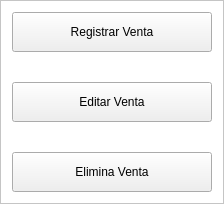
                         <widget class="QFrame" name="frame_7">
                          <property name="styleSheet">
                           <string notr="true">QFrame{
background-color:white;
}</string>
                          </property>
                          <property name="frameShape">
                           <enum>QFrame::StyledPanel</enum>
                          </property>
                          <property name="frameShadow">
                           <enum>QFrame::Raised</enum>
                          </property>
                          <layout class="QVBoxLayout" name="verticalLayout_19">
                           <item>
                            <layout class="QVBoxLayout" name="verticalLayout_18">
                             <property name="spacing">
                              <number>30</number>
                             </property>
                             <item>
                              <widget class="QPushButton" name="btn_RV">
                               <property name="minimumSize">
                                <size>
                                 <width>200</width>
                                 <height>40</height>
                                </size>
                               </property>
                               <property name="maximumSize">
                                <size>
                                 <width>200</width>
                                 <height>40</height>
                                </size>
                               </property>
                               <property name="text">
                                <string>Registrar Venta</string>
                               </property>
                              </widget>
                             </item>
                             <item>
                              <widget class="QPushButton" name="btn_editV">
                               <property name="minimumSize">
                                <size>
                                 <width>200</width>
                                 <height>40</height>
                                </size>
                               </property>
                               <property name="maximumSize">
                                <size>
                                 <width>200</width>
                                 <height>40</height>
                                </size>
                               </property>
                               <property name="text">
                                <string>Editar Venta</string>
                               </property>
                              </widget>
                             </item>
                             <item>
                              <widget class="QPushButton" name="btn_deleteV">
                               <property name="minimumSize">
                                <size>
                                 <width>200</width>
                                 <height>40</height>
                                </size>
                               </property>
                               <property name="maximumSize">
                                <size>
                                 <width>200</width>
                                 <height>40</height>
                                </size>
                               </property>
                               <property name="text">
                                <string>Elimina Venta</string>
                               </property>
                              </widget>
                             </item>
                            </layout>
                           </item>
                          </layout>
                         </widget>
